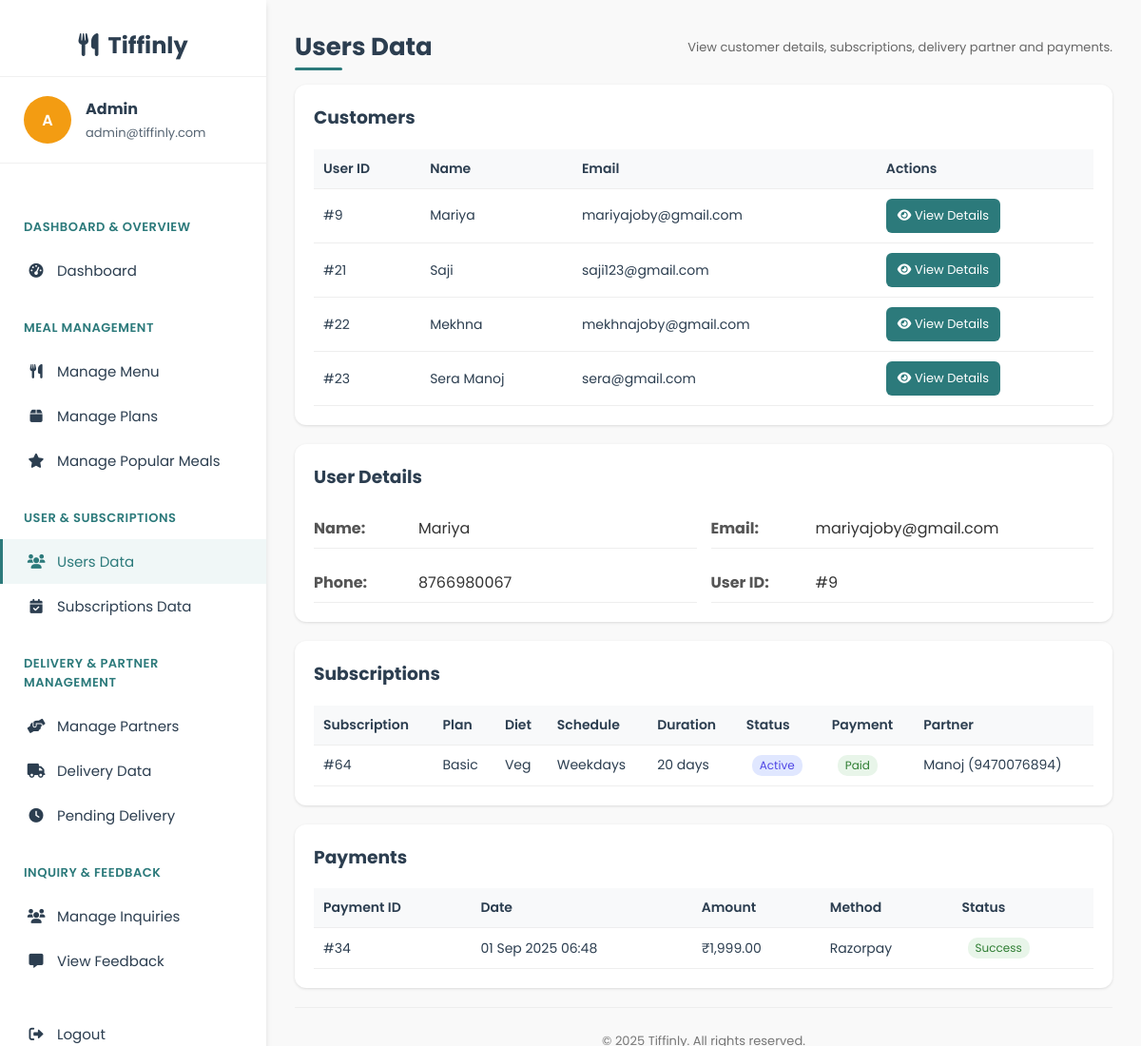
Page /admin/manage_users.php?user_id=9 (signed in) on the committed database.
### tables this page shows
CREATE TABLE `users` (
  `user_id` int(11) NOT NULL,
  `name` varchar(100) NOT NULL,
  `email` varchar(100) NOT NULL,
  `password` varchar(255) NOT NULL,
  `phone` varchar(15) DEFAULT NULL,
  `role` enum('user','admin','delivery') DEFAULT 'user',
  `created_at` timestamp NOT NULL DEFAULT current_timestamp(),
  `security_question` varchar(255) NOT NULL,
  `security_answer` varchar(255) NOT NULL
);

CREATE TABLE `subscriptions` (
  `subscription_id` int(11) NOT NULL,
  `user_id` int(11) DEFAULT NULL,
  `plan_id` int(11) DEFAULT NULL,
  `dietary_preference` varchar(20) DEFAULT NULL,
  `start_date` date NOT NULL,
  `end_date` date NOT NULL,
  `schedule` enum('Weekdays','Extended','Full Week') NOT NULL,
  `delivery_time` time NOT NULL,
  `total_price` decimal(10,2) NOT NULL,
  `payment_status` enum('paid','unpaid','failed') DEFAULT 'unpaid',
  `status` enum('active','cancelled','pending') DEFAULT 'pending',
  `created_at` timestamp NOT NULL DEFAULT current_timestamp()
);

CREATE TABLE `meal_plans` (
  `plan_id` int(11) NOT NULL,
  `plan_name` varchar(50) NOT NULL,
  `description` text DEFAULT NULL,
  `plan_type` enum('basic','premium') NOT NULL,
  `is_active` tinyint(1) DEFAULT 1,
  `base_price` decimal(8,2) NOT NULL
);

CREATE TABLE `payments` (
  `payment_id` int(11) NOT NULL,
  `user_id` int(11) NOT NULL,
  `subscription_id` int(11) NOT NULL,
  `amount` decimal(10,2) NOT NULL,
  `payment_method` varchar(50) NOT NULL,
  `payment_status` enum('pending','success','failed') NOT NULL DEFAULT 'pending',
  `transaction_ref` varchar(100) DEFAULT NULL,
  `created_at` timestamp NOT NULL DEFAULT current_timestamp()
);

### admin/manage_users.php (the view, shortened to what this page needs)
<?php
$db = new mysqli('localhost', 'root', '', 'tiffinly');
$admin_name = $_SESSION['name'] ?? 'Admin';
$admin_email = $_SESSION['email'] ?? '';
function to_int($v) { return intval($v ?? 0); }
function h($v) { return htmlspecialchars((string)$v, ENT_QUOTES, 'UTF-8'); }
$selected_user_id = to_int($_GET['user_id'] ?? 0);
$users = [];
$res = $db->query("SELECT user_id, name, email FROM users WHERE role = 'user' ORDER BY user_id ASC");
while ($row = $res->fetch_assoc()) { $users[] = $row; }
$user_details = null;
$subscriptions = [];
$payments = [];
if ($selected_user_id > 0) {
    $stmt = $db->prepare("SELECT user_id, name, email, phone FROM users WHERE user_id = ? AND role = 'user'");
    $stmt->bind_param('i', $selected_user_id);
    $stmt->execute();
    $user_details = $stmt->get_result()->fetch_assoc();
    if ($user_details) {
        $sql = "
            SELECT s.subscription_id, s.plan_id, s.schedule, s.start_date, s.end_date, s.dietary_preference,
                   s.status, s.payment_status,
                   mp.plan_name,
                   p.user_id AS partner_id, p.name AS partner_name, p.phone AS partner_phone
            FROM subscriptions s
            LEFT JOIN meal_plans mp ON s.plan_id = mp.plan_id
            LEFT JOIN (
                SELECT da.subscription_id, da.partner_id
                FROM delivery_assignments da
                INNER JOIN (
                    SELECT subscription_id, MIN(assignment_id) AS min_assignment_id
                    FROM delivery_assignments
                    GROUP BY subscription_id
                ) x ON x.subscription_id = da.subscription_id AND x.min_assignment_id = da.assignment_id
            ) dap ON s.subscription_id = dap.subscription_id
            LEFT JOIN users p ON dap.partner_id = p.user_id
            WHERE s.user_id = ?
            ORDER BY s.subscription_id DESC";
        $stmt = $db->prepare($sql);
        $stmt->bind_param('i', $selected_user_id);
        $stmt->execute();
        $rs = $stmt->get_result();
        while ($r = $rs->fetch_assoc()) { $subscriptions[] = $r; }
        $stmt = $db->prepare("SELECT payment_id, amount, payment_method AS method, payment_status, created_at FROM payments WHERE user_id = ? ORDER BY created_at DESC");
        $stmt->bind_param('i', $selected_user_id);
        $stmt->execute();
        $rs = $stmt->get_result();
        while ($r = $rs->fetch_assoc()) { $payments[] = $r; }
    }
}
?>
<!DOCTYPE html>
<html lang="en">
<head>
    <link rel="stylesheet" href="https://cdnjs.cloudflare.com/ajax/libs/font-awesome/6.0.0-beta3/css/all.min.css">
</head>
<body>
<div class="dashboard-container">
    <div class="sidebar">
        <div class="sidebar-header"><i class="fas fa-utensils"></i>&nbsp; Tiffinly</div>
        <div class="admin-profile">
            <div class="admin-avatar"><?php echo strtoupper(substr($admin_name,0,1)); ?></div>
            <div class="admin-info">
                <h4><?php echo h($admin_name); ?></h4>
                <p><?php echo h($admin_email); ?></p>
            </div>
        </div>
        <div class="sidebar-menu">
            <div class="menu-category">Dashboard & Overview</div>
            <a href="admin_dashboard.php" class="menu-item"><i class="fas fa-tachometer-alt"></i> Dashboard</a>
            <div class="menu-category">Meal Management</div>
            <a href="manage_menu.php" class="menu-item"><i class="fas fa-utensils"></i> Manage Menu</a>
            <a href="manage_plans.php" class="menu-item"><i class="fas fa-box"></i> Manage Plans</a>
            <a href="manage_popular_meals.php" class="menu-item"><i class="fas fa-star"></i> Manage Popular Meals</a>
            <div class="menu-category">User & Subscriptions</div>
            <a href="manage_users.php" class="menu-item active"><i class="fas fa-users"></i> Users Data</a>
            <a href="manage_subscriptions.php" class="menu-item"><i class="fas fa-calendar-check"></i>Subscriptions Data</a>
            <div class="menu-category">Delivery & Partner Management</div>
            <a href="manage_partners.php" class="menu-item"><i class="fas fa-hands-helping"></i> Manage Partners</a>
            <a href="manage_delivery.php" class="menu-item"><i class="fas fa-truck"></i> Delivery Data</a>
            <a href="pending_delivery.php" class="menu-item"><i class="fas fa-clock"></i> Pending Delivery</a>
            <div class="menu-category">Inquiry & Feedback</div>
            <a href="manage_inquiries.php" class="menu-item"><i class="fas fa-users"></i> Manage Inquiries</a>
            <a href="view_feedback.php" class="menu-item"><i class="fas fa-comment-alt"></i> View Feedback</a>
            <div style="margin-top: 30px;"><a href="../logout.php" class="menu-item"><i class="fas fa-sign-out-alt"></i> Logout</a></div>
        </div>
    </div>
    <div class="main-content">
        <div class="header">
            <h1>Users Data</h1>
            <div class="muted">View customer details, subscriptions, delivery partner and payments.</div>
        </div>
        <div class="content-card">
            <h3 style="margin-top:0;">Customers</h3>
            <table>
                <thead>
                    <tr>
                        <th>User ID</th>
                        <th>Name</th>
                        <th>Email</th>
                        <th>Actions</th>
                    </tr>
                </thead>
                <tbody>
                <?php if (empty($users)): ?>
                    <tr><td colspan="4" class="muted">No customers found.</td></tr>
                <?php else: foreach ($users as $u): ?>
                    <tr>
                        <td>#<?php echo (int)$u['user_id']; ?></td>
                        <td><?php echo h($u['name']); ?></td>
                        <td><?php echo h($u['email']); ?></td>
                        <td class="actions">
                            <a class="btn btn-primary" href="manage_users.php?user_id=<?php echo (int)$u['user_id']; ?>"><i class="fas fa-eye"></i> View Details</a>
                        </td>
                    </tr>
                <?php endforeach; endif; ?>
                </tbody>
            </table>
        </div>
        <?php if ($user_details): ?>
            <div class="content-card">
                <h3 style="margin-top:0;">User Details</h3>
                <div class="user-details-grid">
                    <div class="detail-row">
                        <strong>Name:</strong>
                        <span><?php echo h($user_details['name']); ?></span>
                    </div>
                    <div class="detail-row">
                        <strong>Email:</strong>
                        <span><?php echo h($user_details['email']); ?></span>
                    </div>
                    <div class="detail-row">
                        <strong>Phone:</strong>
                        <span><?php echo h($user_details['phone'] ?? 'N/A'); ?></span>
                    </div>
                    <div class="detail-row">
                        <strong>User ID:</strong>
                        <span>#<?php echo (int)$user_details['user_id']; ?></span>
                    </div>
                </div>
            </div>
            <div class="content-card">
                <h3 style="margin-top:0;">Subscriptions</h3>
                <?php if (empty($subscriptions)): ?>
                    <div class="muted">No subscriptions found.</div>
                <?php else: ?>
                    <table>
                        <thead>
                            <tr>
                                <th>Subscription</th>
                                <th>Plan</th>
                                <th>Diet</th>
                                <th>Schedule</th>
                                <th>Duration</th>
                                <th>Status</th>
                                <th>Payment</th>
                                <th>Partner</th>
                            </tr>
                        </thead>
                        <tbody>
                            <?php foreach ($subscriptions as $s):
                                $duration = '';
                                if (!empty($s['start_date']) && !empty($s['end_date'])) {
                                    try {
                                        $sd = new DateTime($s['start_date']);
                                        $ed = new DateTime($s['end_date']);
                                        $days = 0;
                                        $interval = DateInterval::createFromDateString('1 day');
                                        $period = new DatePeriod($sd, $interval, $ed->modify('+1 day'));
                                        $schedule = strtolower($s['schedule'] ?? 'daily');
                                        foreach ($period as $dt) {
                                            $w = (int)$dt->format('N');
                                            if ($schedule === 'weekdays') {
                                                if ($w >= 1 && $w <= 5) $days++;
                                            } elseif ($schedule === 'extended') {
                                                if ($w >= 1 && $w <= 6) $days++;
                                            } else {
                                                $days++;
                                            }
                                        }
                                        $duration = $days . ' day' . ($days != 1 ? 's' : '');
                                    } catch (Throwable $e) { $duration = '—'; }
                                }
                                $partner = $s['partner_name'] ? ($s['partner_name'].' ('.($s['partner_phone'] ?? '—').')') : 'Not Assigned';
                            ?>
                            <tr>
                                <td>#<?php echo (int)$s['subscription_id']; ?></td>
                                <td><?php echo h($s['plan_name'] ?? ('Plan #'.(int)$s['plan_id'])); ?></td>
                                <td><?php echo h(ucfirst($s['dietary_preference'] ?? 'All')); ?></td>
                                <td><?php echo h(ucfirst($s['schedule'] ?? 'daily')); ?></td>
                                <td><?php echo h($duration ?: '—'); ?></td>
                                <td>
                                    <span class="badge"><?php echo h(ucfirst($s['status'] ?? '')); ?></span>
                                </td>
                                <td>
                                    <span class="badge" style="background:<?php echo (strtolower($s['payment_status'] ?? '')==='paid' || strtolower($s['payment_status'] ?? '')==='success' ? '#e8f5e9' : '#fff3e0'); ?>;color:<?php echo (strtolower($s['payment_status'] ?? '')==='paid' || strtolower($s['payment_status'] ?? '')==='success' ? '#2e7d32' : '#ef6c00'); ?>;">
                                        <?php echo h(ucfirst($s['payment_status'] ?? '')); ?>
                                    </span>
                                </td>
                                <td><?php echo h($partner); ?></td>
                            </tr>
                            <?php endforeach; ?>
                        </tbody>
                    </table>
                <?php endif; ?>
            </div>
            <div class="content-card">
                <h3 style="margin-top:0;">Payments</h3>
                <?php if (empty($payments)): ?>
                    <div class="muted">No payments found.</div>
                <?php else: ?>
                    <table>
                        <thead>
                            <tr>
                                <th>Payment ID</th>
                                <th>Date</th>
                                <th>Amount</th>
                                <th>Method</th>
                                <th>Status</th>
                            </tr>
                        </thead>
                        <tbody>
                            <?php foreach ($payments as $p): ?>
                                <tr>
                                    <td>#<?php echo (int)$p['payment_id']; ?></td>
                                    <td><?php echo h(date('d M Y H:i', strtotime($p['created_at']))); ?></td>
                                    <td>₹<?php echo number_format((float)$p['amount'], 2); ?></td>
                                    <td><?php echo h(ucfirst($p['method'] ?? '')); ?></td>
                                    <td><span class="badge" style="background:<?php echo ($p['payment_status']==='success'?'#e8f5e9':'#fff3e0'); ?>;color:<?php echo ($p['payment_status']==='success'?'#2e7d32':'#ef6c00'); ?>;"><?php echo h(ucfirst($p['payment_status'] ?? '')); ?></span></td>
                                </tr>
                            <?php endforeach; ?>
                        </tbody>
                    </table>
                <?php endif; ?>
            </div>
        <?php endif; ?>
        <footer>
            <p>&copy; <?php echo date('Y'); ?> Tiffinly. All rights reserved.</p>
        </footer>
    </div>
</div>
</body>
</html>

### rows in the picture
users: user_id "9", name "Mariya", email "mariyajoby@gmail.com", phone "8766980067"
users: user_id "21", name "Saji", email "saji123@gmail.com"
users: user_id "22", name "Mekhna", email "mekhnajoby@gmail.com"
users: user_id "23", name "Sera Manoj", email "sera@gmail.com"
subscriptions: subscription_id "64", plan.plan_name "Basic", dietary_preference "Veg", schedule "Weekdays", duration "20 days", status "Active", payment_status "Paid", users.name+phone "Manoj (9470076894)"
payments: payment_id "34", created_at "01 Sep 2025 06:48", amount "1,999.00", payment_method "Razorpay", payment_status "Success"

### other values in the picture
substr($admin_name,0,1) "A"
$admin_name "Admin"
$admin_email "admin@tiffinly.com"
